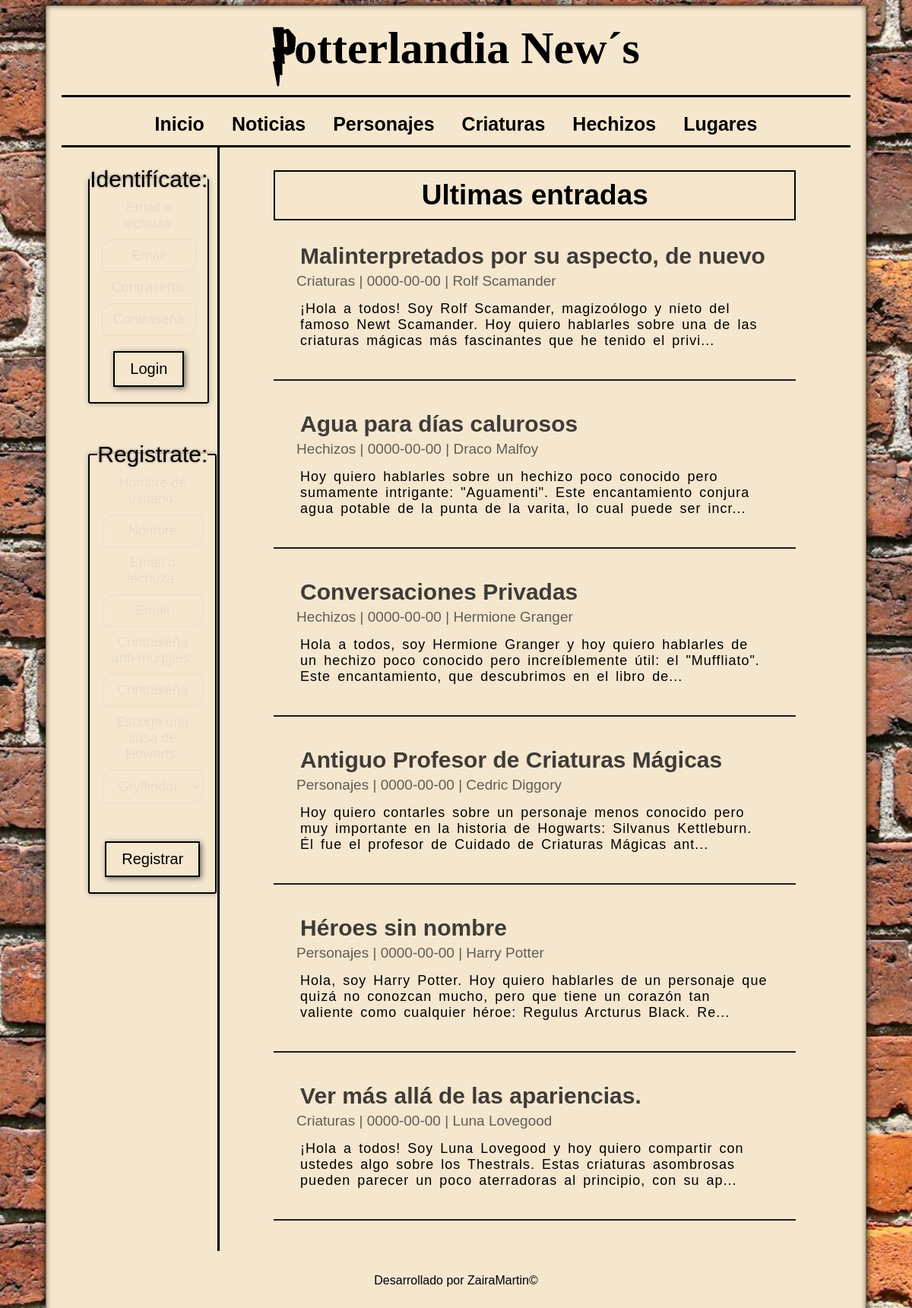
Screenshot of /entradas.php with the database file from the repository.
### tables this page shows
CREATE TABLE post(
    id_post int auto_increment PRIMARY KEY,
    titulo VARCHAR(100) NOT NULL,
    contenido TEXT NOT NULL,
    id_usuario int NOT NULL,
    id_categoria int NOT NULL,
    fecha_publicacion DATE NOT NULL ,
    FOREIGN KEY (id_usuario) REFERENCES usuarios(id_usuario),
    FOREIGN KEY (id_categoria) REFERENCES categorias(id_categoria)
);

CREATE TABLE categorias(
    id_categoria int auto_increment PRIMARY KEY,
    nombre ENUM('Personajes', 'Criaturas', 'Hechizos', 'Lugares', 'Noticias') UNIQUE
);

CREATE TABLE usuarios(
    id_usuario int auto_increment PRIMARY KEY,
    nombre VARCHAR(50) NOT NULL,
    email VARCHAR(50) NOT NULL UNIQUE,
    password VARCHAR(255) NOT NULL,
    id_casa int NOT NULL,
    puntos int NOT NULL DEFAULT 0,
    rol ENUM('admin', 'usuario') DEFAULT 'usuario',
    FOREIGN KEY (id_casa) REFERENCES casas(id_casa)
);

### includes/funciones.php (called while the page is built, shortened)
<?php
    function todasLasEntradas($inicio_conexion){
        $query_todas_entradas = "SELECT p.*, c.nombre AS categoria, u.nombre AS 'autor' FROM post p JOIN categorias c ON p.id_categoria=c.id_categoria JOIN usuarios u ON u.id_usuario=p.id_usuario ORDER BY p.id_post DESC";
        $todas_entradas = mysqli_query($inicio_conexion,$query_todas_entradas);
        if($todas_entradas && mysqli_num_rows($todas_entradas) >= 1){
            $todas = $todas_entradas;
        }
        return $todas;
    }
?>

### entradas.php (the view)
<?php require_once 'includes/header.php'; ?>
<?php require_once 'includes/aside.php'; ?>
    <div class="entradas">
        <h1 class="tit">Ultimas entradas</h1>
        <?php
            $entradas = todasLasEntradas($inicio_conexion);
            if(!empty($entradas)):
                while($entrada = mysqli_fetch_assoc($entradas)):
        ?>
            <article class="entrada">
                <a href="entrada.php?id_post=<?=$entrada['id_post']?>">
                    <h2 class="title__post"> <?= $entrada['titulo'] ?></h2>
                    <span class="fecha_post"><?= $entrada['categoria'] . ' | ' . $entrada['fecha_publicacion']?> | <?= $entrada['autor'] ?></span>
                    <p class="descripcion"> <?= substr($entrada['contenido'], 0, 180)."..." ?> </p>
                </a>
            </article>
            <hr>
        <?php
                endwhile;
            endif;
        ?>
    </div>
<?php  require_once 'includes/footer.php'; ?>

### includes/header.php (shortened to what this page needs)
<?php require_once 'conexion.php'; ?>
<?php require_once 'includes/funciones.php'; ?>
<!DOCTYPE html>
<html lang="en">
<head>
    <link rel="stylesheet" href="./css/styles.css">
</head>
<body>
    <div class="container">
        <header id="header">
            <div>
                <h2 id="title"> <span class="letra">P</span>otterlandia New´s</h2>
            </div>
            <nav id="nav">
                <ul>
                    <li class="nav__item"><a href="index.php">Inicio</a></li>
                    <li class="nav__item">
                        <a class="pri_letra" href="noticias.php"> Noticias </a>
                    </li>
                    <li class="nav__item">
                        <a class="pri_letra" href="personajes.php"> Personajes </a>
                    </li>
                    <li class="nav__item">
                        <a class="pri_letra" href="criaturas.php"> Criaturas </a>
                    </li>
                    <li class="nav__item">
                        <a class="pri_letra" href="hechizos.php"> Hechizos </a>
                    </li>
                    <li class="nav__item">
                        <a class="pri_letra" href="lugares.php"> Lugares </a>
                    </li>
                </ul>
            </nav>
        </header>

### includes/aside.php (shortened to what this page needs)
<aside id="aside">
    <?php if(!isset($_SESSION['usuario'])):  ?>
        <div id="login">
            <form class="formulario" action="login.php" method="POST">
                <fieldset>
                    <legend>Identifícate: </legend>
                    <div class="form">
                        <label class="form__item"  for="email">Email o lechuza: </label>
                        <input type="email" name="email" placeholder="Email">
                    </div>
                    <div class="form">
                        <label class="form__item"  for="password">Contraseña: </label>
                        <input class="margen__botton" type="password" name="password" placeholder="Contraseña">
                    </div>
                    <button id="bttn_login" type="submit">Login</button>
                </fieldset>
            </form>
        </div>
        <div id="registro">
            <form id="form_registro" class="formulario" action="registro.php" method="POST">
                <fieldset>
                    <legend>Registrate: </legend>
                    <div class="form">
                        <label class="form__item" for="nombre">Nombre de usuario: </label>
                        <input type="text" name="nombre" placeholder="Nombre" required>
                    </div>
                    <div class="form">
                        <label class="form__item" for="email">Email o lechuza: </label>
                        <input type="email" name="email" placeholder="Email" required>
                    </div>
                    <div class="form">
                        <label class="form__item" for="password">Contraseña anti-muggles: </label>
                        <input type="password" name="password" placeholder="Contraseña" required>
                    </div>
                    <div class="form">
                        <label class="form__item" for="email">Escoge una casa de Howarts: </label>
                        <select name="casa" id="casa" required>
                            <option value="1">Gryffindor</option>
                        </select>
                    </div>
                    <button id="bttn_registro" type="submit">Registrar</button>
                </fieldset>
            </form>
        </div>
    <?php endif; ?>
</aside>
<main id="main">

### includes/footer.php (shortened to what this page needs)
        </main>
        <footer id="footer">
            <p>Desarrollado por ZairaMartin&copy;</p>
        </footer>
    </div>
</body>
</html>

### css/styles.css (style rules this page uses)
* { margin: 0px; padding: 0px; box-sizing: border-box; text-decoration: none; text-align: center; font-family: Verdana, Geneva, Tahoma, sans-serif; }
body { width: 100%; background-image: url("/blogHarryPotterlandia/img/fondo.jpg"); background-size: cover; background-position: center; background-repeat: no-repeat; background-attachment: fixed; }
.letra { font-family: 'ParryPotter'; }
.container { width: 90%; min-width: 300px; margin: 0 auto; margin-top: 7px; background-color: #f5e6ce; border: 1px solid rgb(131, 116, 87); border-radius: 3px; padding: 20px; box-shadow: 0 0 10px rgba(0, 0, 0, 0.988), 0 0 7px rgb(131, 116, 87) inset; display: grid; grid-template-rows: auto auto 80px; grid-template-columns: 20% auto; grid-template-areas: "header header" "aside main" "footer footer"; min-height: 100vh; }
#header { grid-area: header; width: 100%; }
#header #title { height: 100px; color: black; width: 100%; line-height: 70px; border-bottom: 3px solid black; font-size: 60px; text-align: center; font-family: 'Times New Roman', Times, serif; }
.pri_letra::first-letter { font-family: 'MagicSchool'; }
#nav { width: 100%; text-align: center; margin: 0px auto; border-bottom: 3px solid black; }
#aside { grid-area: aside; border-right: 3px solid black; }
hr { border: none; height: 2px; background-color: #1c1c1c; margin: 40px 0; }
fieldset, .login { border: 2px solid #000; border-radius: 3px; margin: 0px auto; box-shadow: 0px 0px 7px rgba(0, 0, 0, 0.3); }
legend { font-size: 30px; text-shadow: 0px 0px 3px rgba(0, 0, 0, 0.431); }
#login { grid-area: login; }
#registro { grid-area: registro; }
form { margin-top: 30px; }
.form__item { text-align: center; font-size: 18px; color: rgba(0, 0, 0, 0.092); }
.margen__botton { margin-bottom: 30px; }
#main { grid-area: main; }
.entrada>a { color: black; }
#footer { grid-area: footer; text-align: center; margin-top: 30px; }
#bttn_registro, #bttn_login { padding: 10px 20px; margin: 20px; background-color: transparent; font-size: 20px; border: 2px solid black; box-shadow: 2px 2px 7px #363636c2; }

### rows the page displays
post: titulo "Malinterpretados por su aspecto, de nuevo", id_categoria.nombre "Criaturas", fecha_publicacion "0000-00-00", id_usuario.nombre "Rolf Scamander", contenido "¡Hola a todos! Soy Rolf Scamander, magizoólogo y nieto del famoso Newt Scamander. Hoy quiero hablarles sobre una de las criaturas mágicas más fascinantes que he tenido el privi"
post: titulo "Agua para días calurosos", id_categoria.nombre "Hechizos", fecha_publicacion "0000-00-00", id_usuario.nombre "Draco Malfoy", contenido "Hoy quiero hablarles sobre un hechizo poco conocido pero sumamente intrigante: \"Aguamenti\". Este encantamiento conjura agua potable de la punta de la varita, lo cual puede ser incr"
post: titulo "Conversaciones Privadas", id_categoria.nombre "Hechizos", fecha_publicacion "0000-00-00", id_usuario.nombre "Hermione Granger", contenido "Hola a todos, soy Hermione Granger y hoy quiero hablarles de un hechizo poco conocido pero increíblemente útil: el \"Muffliato\". Este encantamiento, que descubrimos en el libro de"
post: titulo "Antiguo Profesor de Criaturas Mágicas", id_categoria.nombre "Personajes", fecha_publicacion "0000-00-00", id_usuario.nombre "Cedric Diggory", contenido "Hoy quiero contarles sobre un personaje menos conocido pero muy importante en la historia de Hogwarts: Silvanus Kettleburn. Él fue el profesor de Cuidado de Criaturas Mágicas ant"
post: titulo "Héroes sin nombre", id_categoria.nombre "Personajes", fecha_publicacion "0000-00-00", id_usuario.nombre "Harry Potter", contenido "Hola, soy Harry Potter. Hoy quiero hablarles de un personaje que quizá no conozcan mucho, pero que tiene un corazón tan valiente como cualquier héroe: Regulus Arcturus Black. Re"
post: titulo "Ver más allá de las apariencias.", id_categoria.nombre "Criaturas", fecha_publicacion "0000-00-00", id_usuario.nombre "Luna Lovegood", contenido "¡Hola a todos! Soy Luna Lovegood y hoy quiero compartir con ustedes algo sobre los Thestrals. Estas criaturas asombrosas pueden parecer un poco aterradoras al principio, con su ap"
